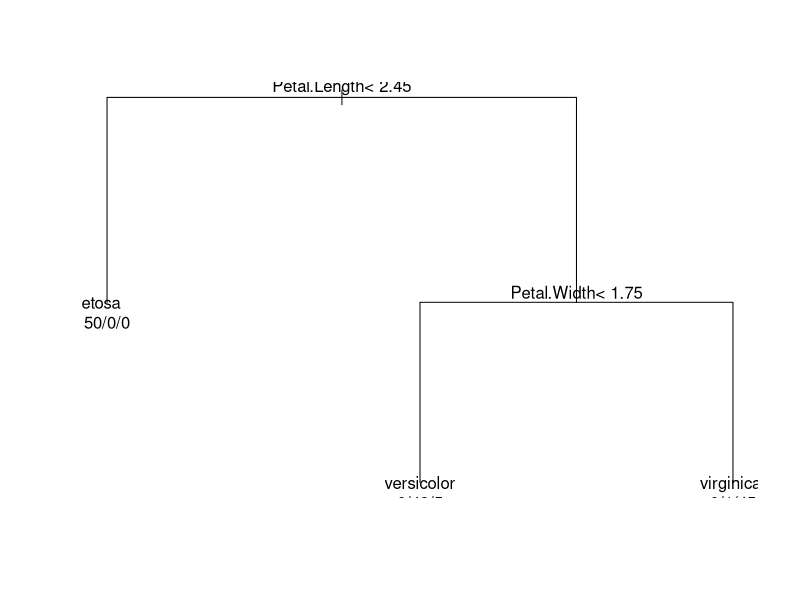
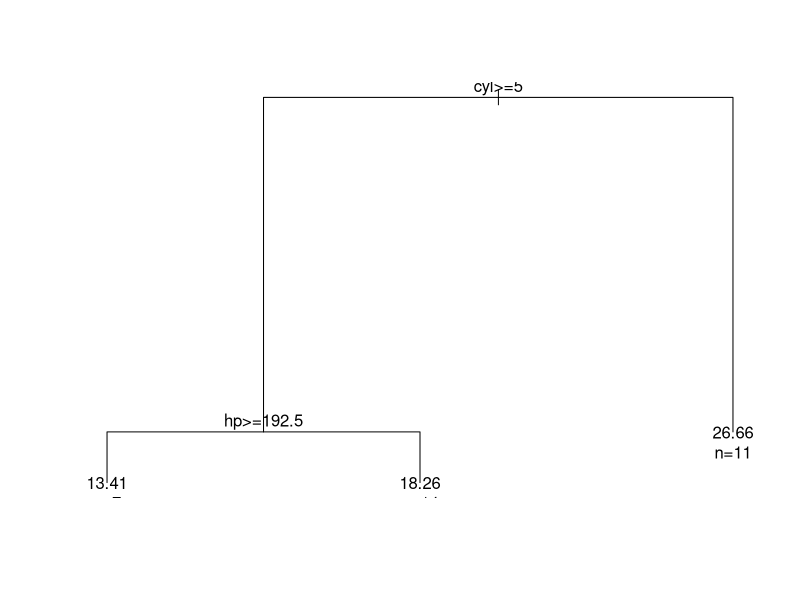

These charts were generated, in order, by the following R code:
# Install and load the necessary package
install.packages("rpart")
library(rpart)

## Classification Tree Example:
# Load the iris dataset
data(iris)
head(iris)

# Build the classification tree model
classification_model <- rpart(Species ~ ., data = iris, method = "class")

# Visualize the tree
plot(classification_model)
text(classification_model, use.n = TRUE)

# Print a detailed summary of the tree
summary(classification_model) 
# output = predicts a grouped classification (i.e., species groups) 
# based on species characteristics, with the number of 
# each species that lands at each node (#/#/#) 

## Regression Tree Example:
# Load the mtcars dataset
data(mtcars)
head(mtcars)

# Build the regression tree model
regression_model <- rpart(mpg ~ ., data = mtcars, method = "anova")

# Visualize the tree
plot(regression_model)
text(regression_model, use.n = TRUE)

# Print a detailed summary of the tree
summary(regression_model)
# output = predicts a continuous variable (i.e., mpg) 
# based on additional characteristics (e.g., cyl, hp), 
# with the average mpg and p-value at the end of each node 
